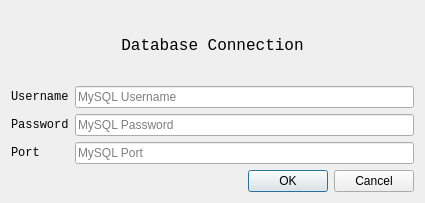
<?xml version="1.0" encoding="UTF-8"?>
<ui version="4.0">
 <class>Dialog</class>
 <widget class="QDialog" name="Dialog">
  <property name="geometry">
   <rect>
    <x>0</x>
    <y>0</y>
    <width>425</width>
    <height>203</height>
   </rect>
  </property>
  <property name="sizePolicy">
   <sizepolicy hsizetype="Fixed" vsizetype="Fixed">
    <horstretch>0</horstretch>
    <verstretch>0</verstretch>
   </sizepolicy>
  </property>
  <property name="windowTitle">
   <string>Database Connection Configuration</string>
  </property>
  <layout class="QVBoxLayout" name="verticalLayout_2">
   <item>
    <layout class="QVBoxLayout" name="verticalLayout">
     <item>
      <widget class="QLabel" name="label_4">
       <property name="font">
        <font>
         <family>Courier New</family>
         <pointsize>12</pointsize>
        </font>
       </property>
       <property name="text">
        <string>Database Connection</string>
       </property>
       <property name="alignment">
        <set>Qt::AlignCenter</set>
       </property>
      </widget>
     </item>
     <item>
      <layout class="QFormLayout" name="formLayout">
       <item row="0" column="0">
        <widget class="QLabel" name="label">
         <property name="font">
          <font>
           <family>Courier New</family>
          </font>
         </property>
         <property name="text">
          <string>Username</string>
         </property>
        </widget>
       </item>
       <item row="0" column="1">
        <widget class="QLineEdit" name="userfield">
         <property name="placeholderText">
          <string>MySQL Username</string>
         </property>
         <property name="clearButtonEnabled">
          <bool>false</bool>
         </property>
        </widget>
       </item>
       <item row="1" column="0">
        <widget class="QLabel" name="label_2">
         <property name="font">
          <font>
           <family>Courier New</family>
          </font>
         </property>
         <property name="text">
          <string>Password</string>
         </property>
        </widget>
       </item>
       <item row="1" column="1">
        <widget class="QLineEdit" name="passfield">
         <property name="echoMode">
          <enum>QLineEdit::Password</enum>
         </property>
         <property name="placeholderText">
          <string>MySQL Password</string>
         </property>
         <property name="clearButtonEnabled">
          <bool>true</bool>
         </property>
        </widget>
       </item>
       <item row="2" column="0">
        <widget class="QLabel" name="label_3">
         <property name="font">
          <font>
           <family>Courier New</family>
          </font>
         </property>
         <property name="text">
          <string>Port</string>
         </property>
        </widget>
       </item>
       <item row="2" column="1">
        <widget class="QLineEdit" name="portfield">
         <property name="placeholderText">
          <string>MySQL Port</string>
         </property>
         <property name="clearButtonEnabled">
          <bool>false</bool>
         </property>
        </widget>
       </item>
      </layout>
     </item>
     <item>
      <widget class="QDialogButtonBox" name="button_box">
       <property name="orientation">
        <enum>Qt::Horizontal</enum>
       </property>
       <property name="standardButtons">
        <set>QDialogButtonBox::Cancel|QDialogButtonBox::Ok</set>
       </property>
      </widget>
     </item>
    </layout>
   </item>
  </layout>
 </widget>
 <resources/>
 <connections>
  <connection>
   <sender>button_box</sender>
   <signal>accepted()</signal>
   <receiver>Dialog</receiver>
   <slot>accept()</slot>
   <hints>
    <hint type="sourcelabel">
     <x>248</x>
     <y>254</y>
    </hint>
    <hint type="destinationlabel">
     <x>157</x>
     <y>274</y>
    </hint>
   </hints>
  </connection>
  <connection>
   <sender>button_box</sender>
   <signal>rejected()</signal>
   <receiver>Dialog</receiver>
   <slot>reject()</slot>
   <hints>
    <hint type="sourcelabel">
     <x>316</x>
     <y>260</y>
    </hint>
    <hint type="destinationlabel">
     <x>286</x>
     <y>274</y>
    </hint>
   </hints>
  </connection>
 </connections>
</ui>
